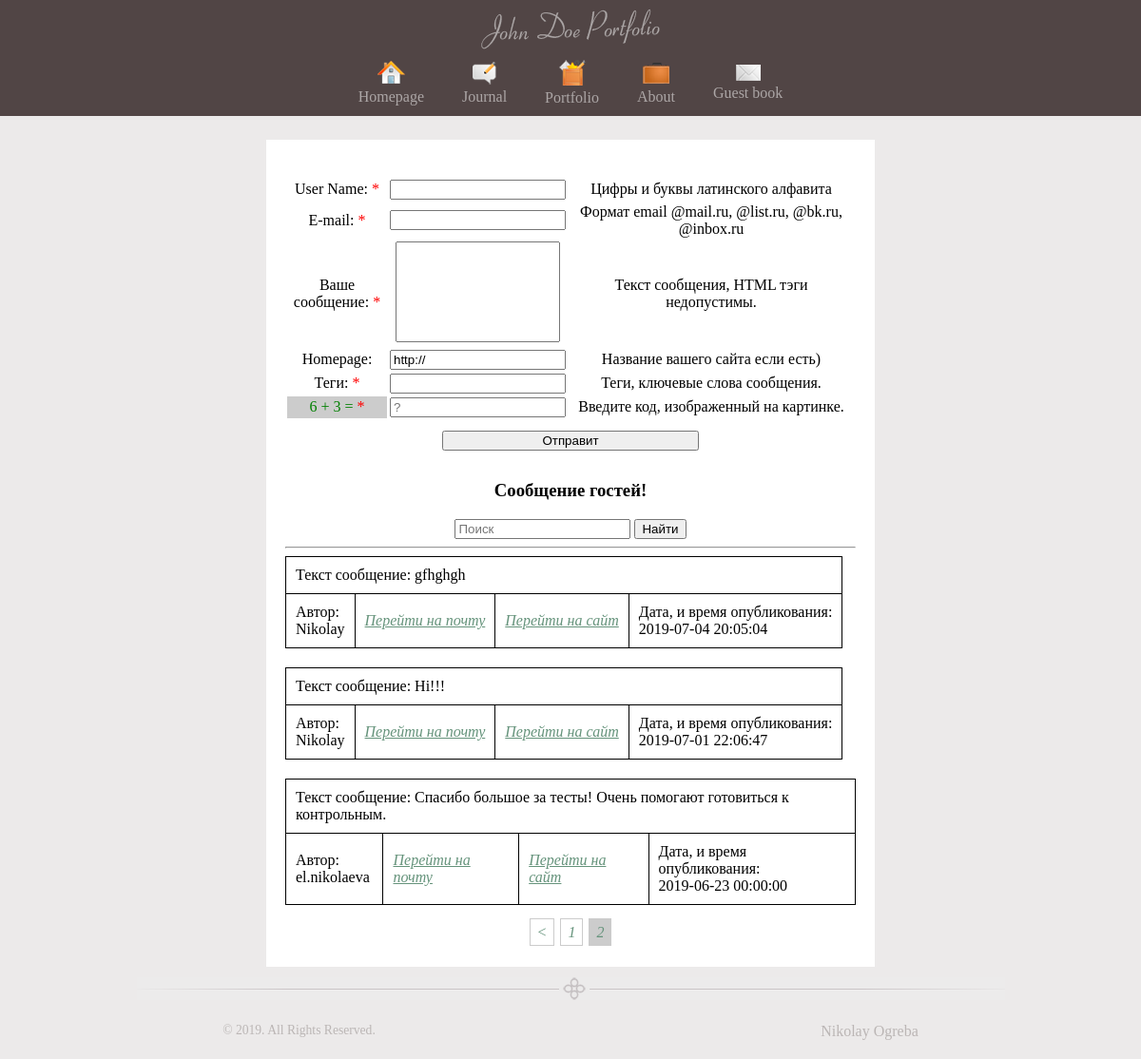
Screenshot of /?page=2 with the database file from the repository.
### tables this page shows
CREATE TABLE IF NOT EXISTS `pages` (
  `id` tinyint(3) unsigned NOT NULL,
  `metaKey` varchar(255) NOT NULL,
  `metaDes` varchar(255) NOT NULL,
  `iconImg` varchar(255) NOT NULL DEFAULT 'notImg.png',
  `imgPage` varchar(255) NOT NULL DEFAULT 'no img',
  `titleSite` varchar(255) NOT NULL,
  `textSite` text NOT NULL,
  `namePage` varchar(255) NOT NULL DEFAULT 'no name'
);

CREATE TABLE IF NOT EXISTS `book` (
  `id` tinyint(12) unsigned NOT NULL,
  `userName` varchar(255) NOT NULL,
  `email` varchar(255) NOT NULL,
  `text` text NOT NULL,
  `homePage` varchar(255) NOT NULL,
  `date` datetime NOT NULL,
  `meta` varchar(255) NOT NULL
);

### controller/controller.php (called while the page is built, shortened)
<?php
    require('functions/functions.php');
    $pages = get_full_pages();
    $view = empty($_GET['view']) ? 'guest_book' : $_GET['view'];
    switch($view) {
        case('guest_book'):
        	 if(isset($_GET['page'])) {
                $list = (int) $_GET['page'];
            } else $list = 1;
            $start_pos = (($list - 1) * COUNT_COMMENTS);
            $book = get_guest_book($start_pos, COUNT_COMMENTS);
        break;
    }
    require(TEMPLATE . 'index.php');

### index.php (called while the page is built, shortened)
<?php
	require(CONTROLLER);
?>

### model/model.php (called while the page is built, shortened)
<?php
	function get_full_pages()
	{
		$query = "SELECT `id`, `iconImg`, `titleSite`, `namePage` FROM `pages`";
		$res_select_pages = mysqli_query($GLOBALS['db'], $query) or die(mysqli_error($GLOBALS['db']));
		$get_array_pages = [];
		while($row = mysqli_fetch_assoc($res_select_pages)) {
			$get_array_pages[] = $row;
		}
		return $get_array_pages;
	}
	function get_guest_book($start_pos,  $perpage)
	{
		$query = "SELECT `userName`, `email`, `text`, `homePage`, `date` FROM `book` LIMIT $start_pos,  $perpage";
		$result = mysqli_query($GLOBALS['db'], $query) or die(mysqli_error($GLOBALS['db']));
        $book = array();
        while($row = mysqli_fetch_assoc($result)) {
        	$book[] = $row;
        }
        return $book;
	}

### views/viewGuestBook/guest_book.php (the view, shortened to what this page needs)
<?php
	$a = mt_rand(1, 10);
	$b = mt_rand(1, 10);
?>
<form action='/' method="POST" name='form_guest_book' id='form_guest_book'>
	<table class='table'>
		<tr>
			<td class='w'><label for='username'>User Name: <span class='red'>*</span></label></td>
			<td><input type='text' name='userName' id='username' required/></td>
			<td>Цифры и буквы латинского алфавита</td>
		</tr>
		<tr>
			<td class='w'><label for='email'>E-mail: <span class='red'>*</span></label></td>
			<td><input type='email' pattern='[^ @]*@[^ @]*' name='email' id='email' required /></td>
			<td>Формат email @mail.ru, @list.ru, @bk.ru, @inbox.ru</td>
		</tr>
		<tr>
			<td class='w'><label for='text'>Ваше сообщение: <span class='red'>*</span></label></td>
			<td><textarea name='fullText' id='text' required></textarea></td>
			<td>Текст сообщения, HTML тэги недопустимы.</td>
		</tr>
		<tr>
			<td class='w'><label for='homepage'>Homepage:</label></td>
			<td><input type='text' name='homePage' id='homepage' placeholder='http://' value='http://' /></td>
			<td>Название вашего сайта если есть) <span class='decorationText'></span></td>
		</tr>
		<tr>
			<td class='w'><label for='tegs'>Теги: <span class='red'>*</span></label></td>
			<td><input id='text' id='tegs' name='meta' required></td>
			<td>Теги, ключевые слова сообщения.</td>
		</tr>
		<tr>
			<td class='w c'><?=$a?> + <?=$b?> = <span class='red'>*</span></td>
			<td><input type='text' name='captcha' id='captcha' placeholder='?' required></td>
			<td>Введите код, изображенный на картинке.</td>
		</tr>
		<tr>
			<td colspan='3'><button type='submit' name='submit' id='sub'>Отправит</button></td>
		</tr>
	</table>
</form>
<h3>Сообщение гостей!</h3>
<?php if(!empty($book)): ?>
<form action='' method='get' class='search'>
	<div>
		<input type='text' name='search' required placeholder='Поиск'>
		<button type='submit'>Найти</button>
	</div>
</form> <hr />
<?php foreach ($book as $value): ?>
<table class='border'>
	<tfoot>
		<tr>
			<td>Автор: <br /> <?=$value['userName']?></td>
			<td><a href='mailto:<?=$value['email']?>'>Перейти на почту</a></td>
			<?php if(!empty($value['homePage'])): ?>
			<td><a href='<?=$value['homePage']?>' target='_blank'>Перейти на сайт</a></td>
			<?php else: ?>
			<td>Сайт не указан</td>
			<?php endif; ?>
			<td>Дата, и время опубликования: <br /> <?=$value['date']?></td>
		</tr>
	</tfoot>
	<tbody>
		<tr>
			<td colspan='4'>Текст сообщение: <?=$value['text']?></td>
		</tr>
	</tbody>
</table>
<?php
	endforeach;
endif;
	if(COUNT_COMMENTS > 1) paginatio($list, $pages_count);
?>

### views/viewGuestBook/blocks/header.php (shortened to what this page needs)
<!DOCTYPE HTML>
<html xmlns="http://www.w3.org/1999/xhtml">
<head>
    <link rel="stylesheet" href="<?=TEMPLATE?>styles/main.css" type="text/css" />
</head>
<body>
    <div id="container">
        <div id='header'>
            <img src="<?=TEMPLATE?>images/logo.png" alt = "Логотип сайта" />
            <nav>
                <?php foreach ($pages as $value): ?>
                    <?php if(isset($value['namePage']) && $value['namePage'] === 'no name'): ?>
                        <a href="?view=page&amp;page_id=<?=$value['id']?>">
                        <img src="<?=TEMPLATE?>images/<?=$value['iconImg']?>" alt="<?=$value['titleSite']?>" />
                            <br />
                        <span><?=$value['titleSite']?></span>
                    </a>
                    <?php else: ?>
                        <a href="?view=<?=$value['namePage']?>&amp;page_id=<?=$value['id']?>">
                        <img src="<?=TEMPLATE?>images/<?=$value['iconImg']?>" alt="<?=$value['titleSite']?>" />
                            <br />
                        <span><?=$value['titleSite']?></span>
                    </a>
                    <?php endif; ?>
                <?php endforeach; ?>
            </nav>
        </div>

### views/viewGuestBook/styles/main.css (style rules this page uses)
html { height: 100%; }
body { background-color: #ECEAEA; font-family: Tahoma; font-size: 12pt; margin: 0; padding: 0 0 1px 0; display: block; min-height: 100%; width: 100%; overflow-y: hidden; position: relative; overflow: auto; }
a img { border: none; }
nav { display: flex; align-items: center; justify-content: center; }
#container { text-align: center; margin: 0 auto; }
#container nav { padding: 0 0 10px; }
#container nav a { color: #ACA6A6; text-decoration: none; padding: 0 20px; }
#header { background-color: #514545; }
.table { width: 100%; }
.w { width: 103px; }
.c { background-color: #ccc; color: green; }
.table textarea { resize: none; height: 100px; width: 167px; }
.table tr, .table td { vertical-align: middle; }
.border { margin-bottom: 20px; }
.border, .border tr, .border td { border: 1px solid #000; border-collapse: collapse; border-spacing: 0; padding: 10px; }
.border tr:last-child { text-align: left; }
.red { color: red; }
#sub { margin: 10px 0; width: 270px; cursor: pointer; }
#post a { color: #65937B; font-style: italic; }

### rows the page displays
pages: iconImg (picture), titleSite "Homepage"
pages: iconImg (picture), titleSite "Journal"
pages: iconImg (picture), titleSite "Portfolio"
pages: iconImg (picture), titleSite "About"
pages: iconImg (picture), titleSite "Guest book"
book: userName "Nikolay", date "2019-07-04 20:05:04", text "gfhghgh"
book: userName "Nikolay", date "2019-07-01 22:06:47", text "Hi!!!"
book: userName "el.nikolaeva", date "2019-06-23 00:00:00", text "Спасибо большое за тесты! Очень помогают готовиться к контрольным."

### other values shown
$page - 1 "1"
$page "2"
